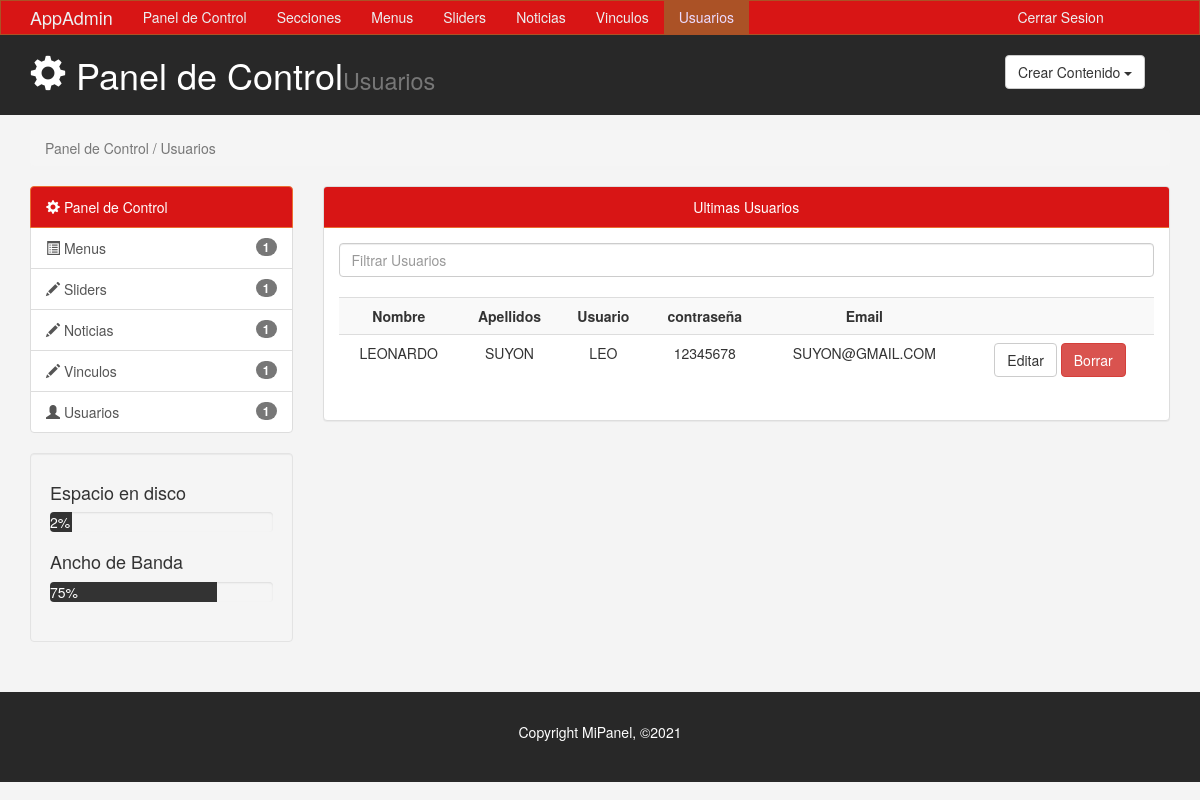
Page /admin3/usuarios.php on the earlier database version.
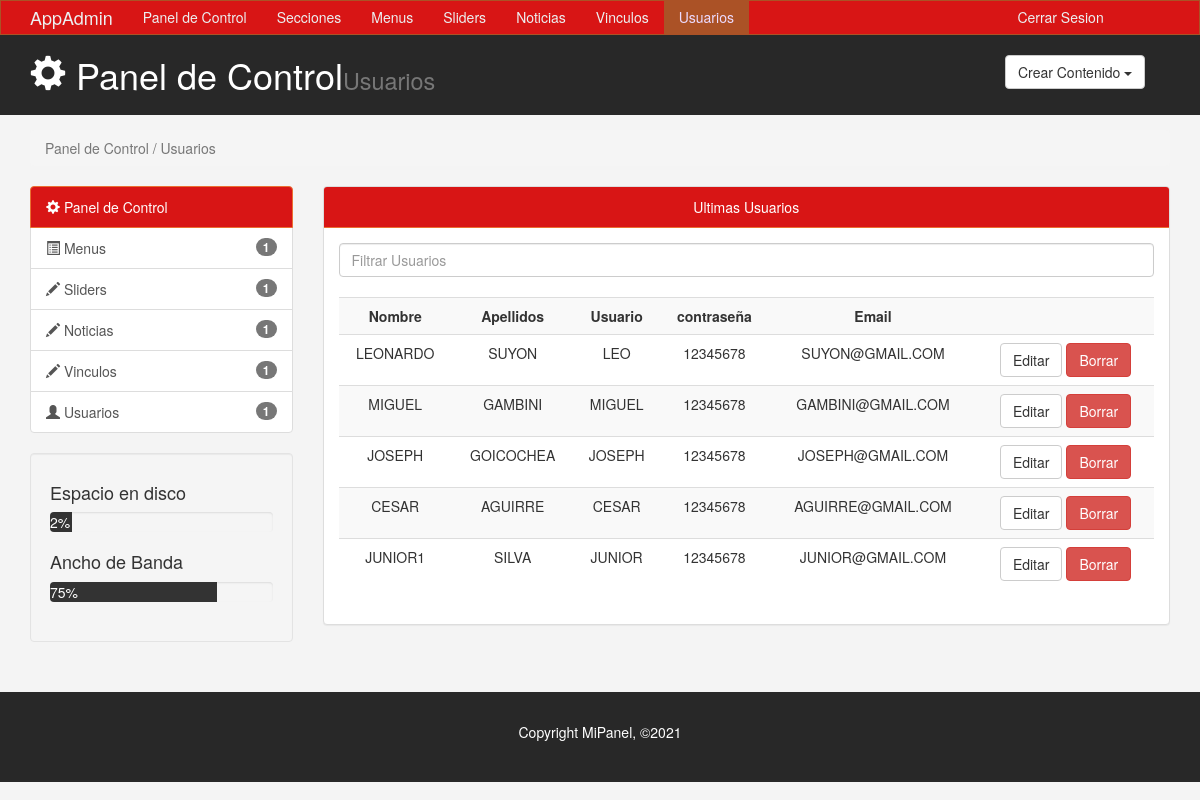
Same page on the later database version.
### tables this page shows
CREATE TABLE `usuario` (
  `User_id` int(11) NOT NULL,
  `User_nombres` varchar(125) DEFAULT NULL,
  `User_apellidos` varchar(255) DEFAULT NULL,
  `User_usuario` varchar(45) NOT NULL,
  `User_password` varchar(45) NOT NULL,
  `User_email` varchar(255) NOT NULL
);

### admin3/usuarios.php (the view, shortened to what this page needs)
<!DOCTYPE html>
<html lang="es">
  <head>
    <link href="css/bootstrap.min.css" rel="stylesheet">
       <link rel="stylesheet" type="text/css" href="js/select2/css/select2.css">
    <link rel="stylesheet" type="text/css" href="css/estilos.css">
    <link rel="stylesheet" type="text/css" href="js/alertifyjs/css/alertify.css">
    <link rel="stylesheet" type="text/css" href="js/alertifyjs/css/themes/default.css">
  </head>
  <body>
    <nav class="navbar navbar-default">
      <div class="container">
        <div class="navbar-header">
          <a class="navbar-brand" href="#">AppAdmin</a>
        </div>
        <div id="navbar" class="collapse navbar-collapse">
          <ul class="nav navbar-nav">
            <li><a href="index.html">Panel de Control</a></li>
            <li><a href="Secciones.php">Secciones</a></li>
            <li><a href="Menus.php">Menus</a></li>
            <li><a href="Slider.php">Sliders</a></li>
            <li><a href="Noticias.php">Noticias</a></li>
            <li><a href="Vinculos.php">Vinculos</a></li>
            <li class="active"><a href="usuarios.php">Usuarios</a></li>
            <li style="position: absolute;margin-left: 73%;"><a href="plogin.php">Cerrar Sesion</a></li>
          </ul>
        </div>
      </div>
    </nav>
<header id="header">
 <div class="container">
   <div class="row">
     <div class="col-md-10">
       <h1><span class="glyphicon glyphicon-cog"></span> Panel de Control<small>Usuarios</small></h1>
     </div>
     <div class="col-md-2">
        <div class="dropdown crear">
            <button class="btn btn-default dropdown-toggle" type="button" id="dropdownMenu1" data-toggle="dropdown" aria-haspopup="true" aria-expanded="true">
              Crear Contenido
              <span class="caret"></span>
            </button>
      </div>
     </div>
   </div>
 </div>
</header>
<section id="breadcrumb">
  <div class="container">
    <ol class="breadcrumb">
      <li class="active">Panel de Control / Usuarios</li>
    </ol>
  </div>
</section>
<section id="main">
  <div class="container">
    <div class="row">
      <div class="col-md-3">
        <div class="list-group">
          <a href="#" class="list-group-item active color-principal">
            <span class="glyphicon glyphicon-cog"></span> Panel de Control
          </a>
          <a href="paginas.html" class="list-group-item"><span class="glyphicon glyphicon-list-alt"></span> Menus <span class="badge">1</span></a>
          <a href="entradas.html" class="list-group-item"><span class="glyphicon glyphicon-pencil"></span> <span class="badge">1</span> Sliders</a>
          <a href="entradas.html" class="list-group-item"><span class="glyphicon glyphicon-pencil"></span> <span class="badge">1</span> Noticias</a>
          <a href="entradas.html" class="list-group-item"><span class="glyphicon glyphicon-pencil"></span> <span class="badge">1</span> Vinculos</a>
          <a href="usuarios.html" class="list-group-item"><span class="glyphicon glyphicon-user"></span> <span class="badge">1</span> Usuarios</a>
        </div>
        <div class="well">
          <h4>Espacio en disco</h4>
          <div class="progress">
            <div class="barra-progreso" role="progressbar" aria-valuenow="60" aria-valuemin="0" aria-valuemax="100" style="width: 10%;"> 2%
            </div>
          </div>
          <h4>Ancho de Banda</h4>
          <div class="progress">
            <div class="barra-progreso" role="progressbar" aria-valuenow="75" aria-valuemin="0" aria-valuemax="100" style="width: 75%;"> 75%
            </div>
          </div>
        </div>
      </div>
     <div class="col-md-9 text-center">
      <div class="panel panel-default">
          <div class="panel-heading">Ultimas Usuarios</div>
          <div class="panel-body">
            <div class="row">
              <div class="col-md-12">
                <input type="text" class="form-control" placeholder="Filtrar Usuarios">
              </div>
              </div>
              <br>
              <?php
                      include("contolador/conexion.php");
                      $solicitud="SELECT * FROM usuario";
                      $resultado=mysqli_query($conexion,$solicitud);
              ?>
                      <table class='table table-striped table-hover'>
                      <tr>
                      <th  style="text-align: center;">Nombre</th>
                      <th  style="text-align: center;">Apellidos</th>
                      <th  style="text-align: center;">Usuario</th>
                      <th style="text-align: center;">contraseña</th>
                      <th style="text-align: center;">Email</th>
                      <th></th>
                      </tr>
                  <?php
                      while ($fila = mysqli_fetch_row($resultado)) {
                        $datos=$fila[0]."||".
                        $fila[1]."||".
                        $fila[2]."||".
                        $fila[3]."||".
                        $fila[4]."||".
                        $fila[5];
                        ?>
                       <tr>
                        <td ><?php echo $fila[1] ?></td>
                        <td ><?php echo $fila[2] ?></td>
                        <td ><?php echo $fila[3] ?></td>
                        <td ><?php echo $fila[4] ?></td>
                        <td ><?php echo $fila[5] ?></td>
                        <td><button class="btn btn-default" data-toggle="modal" data-target="#editarUsuario" onclick="llenarModal_actualizar('<?php echo $datos ?>')" >Editar</button>
                        <a class="btn btn-danger" onclick="preguntarSiNo('<?php echo $fila[0] ?>')">Borrar </a> </td>
                        </tr>
                        <?php
                      }
                      ?>
                      </table>
          </div>
        </div>
     </div>
    </div>
  </div>
</section>
<footer id="footer">
  <p> Copyright MiPanel, &copy;2021</p>
</footer>
  </body>
</html>

### admin3/css/estilos.css (style rules this page uses)
body { background: #f4f4f4; }
.navbar { min-height: 33px; margin-bottom: 0; border-radius: 0; }
.navbar-nav > li > a , .navbar-brand { padding-top: 6px !important; padding-bottom: 0 !important; height: 33px; }
.navbar-default { background-color:#D81515;; border-color: #ab5226; }
.navbar-default .navbar-brand { color: #ecf0f1; }
.navbar-default .navbar-nav > li > a { color: #ecf0f1; }
.navbar-default .navbar-nav > .active > a, .navbar-default .navbar-nav > .active > a:hover, .navbar-default .navbar-nav > .active > a:focus { color: #ecdbff; background-color: #ab5226; }
.navbar-default .navbar-collapse, .navbar-default .navbar-form { border-color: #ecf0f1; }
#header { background: #282828; color: #fff; padding-bottom: 10px; margin-bottom: 15px; }
#header .crear { padding-top: 20px; }
.color-principal, .panel-default > .panel-heading { background-color: #D81515 !important; border-color: #eb6f31 !important; color: #ffffff !important; }
.barra-progreso { background: #333333; color: #ffffff; }
#footer { background:#282828; color:white; text-align: center; padding: 30px; margin-top: 30px; }

Differences in the rows shown:
added usuario: User_nombres "MIGUEL", User_apellidos "GAMBINI", User_usuario "MIGUEL", User_password "12345678", User_email "GAMBINI@GMAIL.COM"
added usuario: User_nombres "JOSEPH", User_apellidos "GOICOCHEA", User_usuario "JOSEPH", User_password "12345678", User_email "JOSEPH@GMAIL.COM"
added usuario: User_nombres "CESAR", User_apellidos "AGUIRRE", User_usuario "CESAR", User_password "12345678", User_email "AGUIRRE@GMAIL.COM"
added usuario: User_nombres "JUNIOR1", User_apellidos "SILVA", User_usuario "JUNIOR", User_password "12345678", User_email "JUNIOR@GMAIL.COM"
